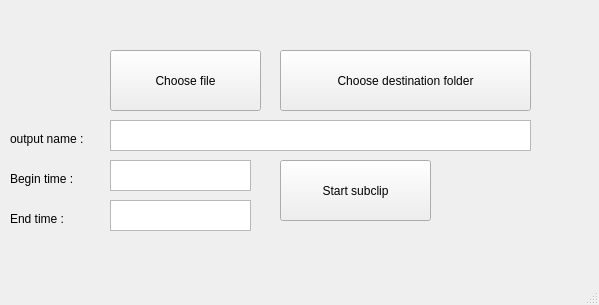
<?xml version="1.0" encoding="UTF-8"?>
<ui version="4.0">
 <class>MainWindow</class>
 <widget class="QMainWindow" name="MainWindow">
  <property name="geometry">
   <rect>
    <x>0</x>
    <y>0</y>
    <width>599</width>
    <height>305</height>
   </rect>
  </property>
  <property name="windowTitle">
   <string>easy video sublclip</string>
  </property>
  <widget class="QWidget" name="centralwidget">
   <widget class="QPushButton" name="btn_Start">
    <property name="geometry">
     <rect>
      <x>280</x>
      <y>160</y>
      <width>151</width>
      <height>61</height>
     </rect>
    </property>
    <property name="text">
     <string>Start subclip</string>
    </property>
   </widget>
   <widget class="QTextEdit" name="tbx_begin">
    <property name="geometry">
     <rect>
      <x>110</x>
      <y>160</y>
      <width>141</width>
      <height>31</height>
     </rect>
    </property>
   </widget>
   <widget class="QTextEdit" name="tbx_end">
    <property name="geometry">
     <rect>
      <x>110</x>
      <y>200</y>
      <width>141</width>
      <height>31</height>
     </rect>
    </property>
   </widget>
   <widget class="QPushButton" name="btn_file">
    <property name="geometry">
     <rect>
      <x>110</x>
      <y>50</y>
      <width>151</width>
      <height>61</height>
     </rect>
    </property>
    <property name="text">
     <string>Choose file</string>
    </property>
   </widget>
   <widget class="QPushButton" name="btn_destination">
    <property name="geometry">
     <rect>
      <x>280</x>
      <y>50</y>
      <width>251</width>
      <height>61</height>
     </rect>
    </property>
    <property name="text">
     <string>Choose destination folder</string>
    </property>
   </widget>
   <widget class="QTextEdit" name="tbx_name">
    <property name="geometry">
     <rect>
      <x>110</x>
      <y>120</y>
      <width>421</width>
      <height>31</height>
     </rect>
    </property>
   </widget>
   <widget class="QLabel" name="label">
    <property name="geometry">
     <rect>
      <x>10</x>
      <y>210</y>
      <width>67</width>
      <height>17</height>
     </rect>
    </property>
    <property name="text">
     <string>End time :</string>
    </property>
   </widget>
   <widget class="QLabel" name="label_2">
    <property name="geometry">
     <rect>
      <x>10</x>
      <y>170</y>
      <width>101</width>
      <height>17</height>
     </rect>
    </property>
    <property name="text">
     <string>Begin time :</string>
    </property>
   </widget>
   <widget class="QLabel" name="label_3">
    <property name="geometry">
     <rect>
      <x>10</x>
      <y>130</y>
      <width>101</width>
      <height>17</height>
     </rect>
    </property>
    <property name="text">
     <string>output name :</string>
    </property>
   </widget>
  </widget>
  <widget class="QStatusBar" name="statusbar"/>
 </widget>
 <resources/>
 <connections/>
</ui>
